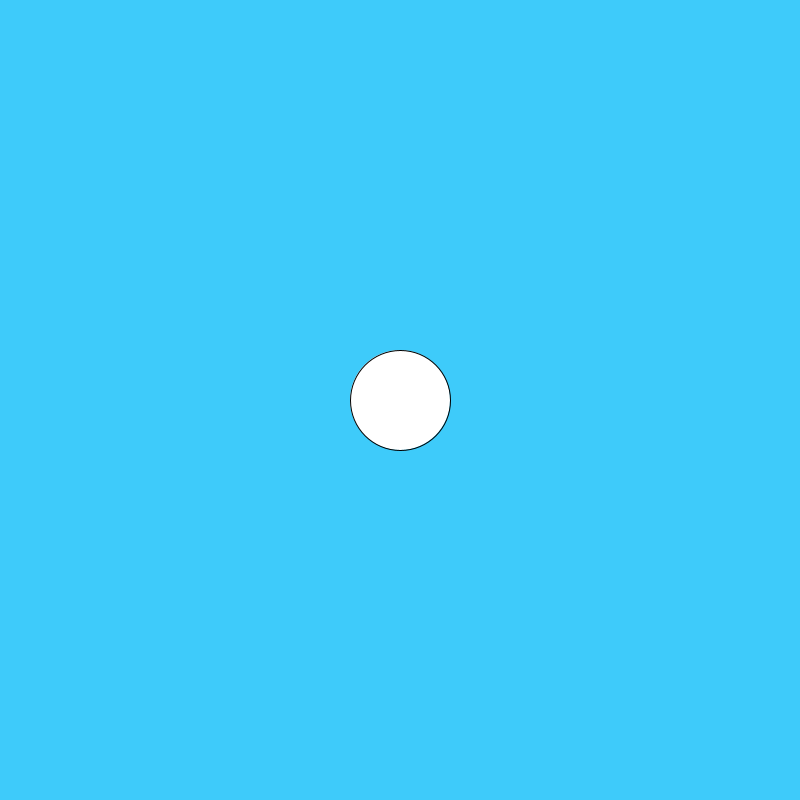
Frame 1 (no input)
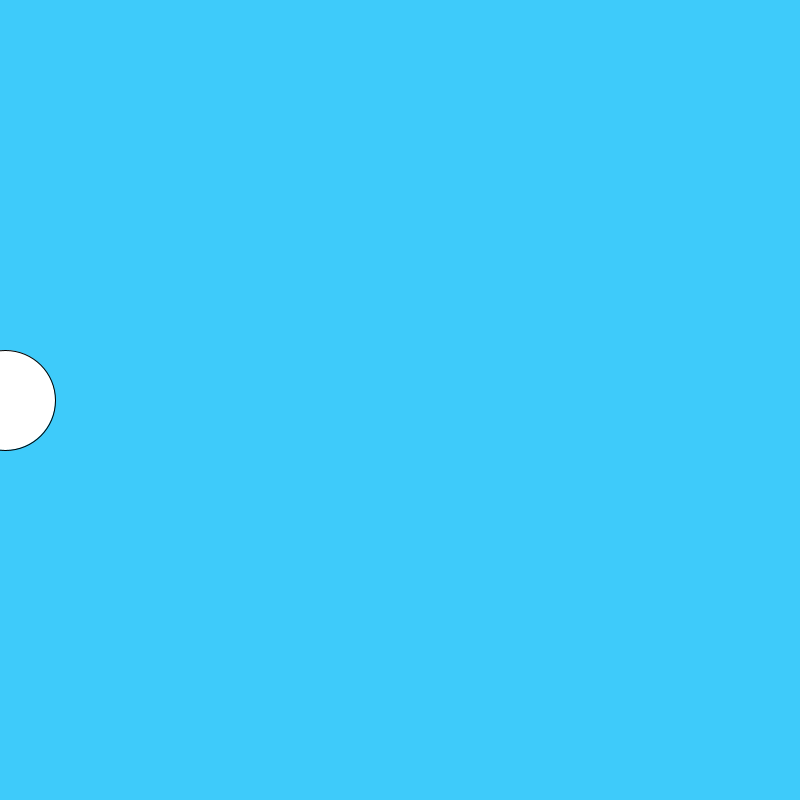
Frame 60 (the mouse pressed at the canvas centre just before this capture)
Frame 120 (the mouse held since frame 60 and released just before this capture): identical to frame 60, image omitted

The Processing sketch that drew these frames (run headless with seeded random() and noise(); from frame 60 on, the mouse is pressed at the canvas centre):

// Processing sketch: animation_pde
// ── animation_pde.pde
                        
/**
 * processing-graphics-6-simple-animation
 * by Sarah Flesher
 *
 * This is an assignment for Comp Sci 10. Finally animating!
 *
 */
  int x = 400;
  int y = 400;
  int delta = 5;
void setup() {
  size(800, 800);
  
}

void draw() {
  background(62, 203, 250);
  ellipseMode(CENTER);
  ellipse(x, y, 100, 100);
    x = x = delta;

}
